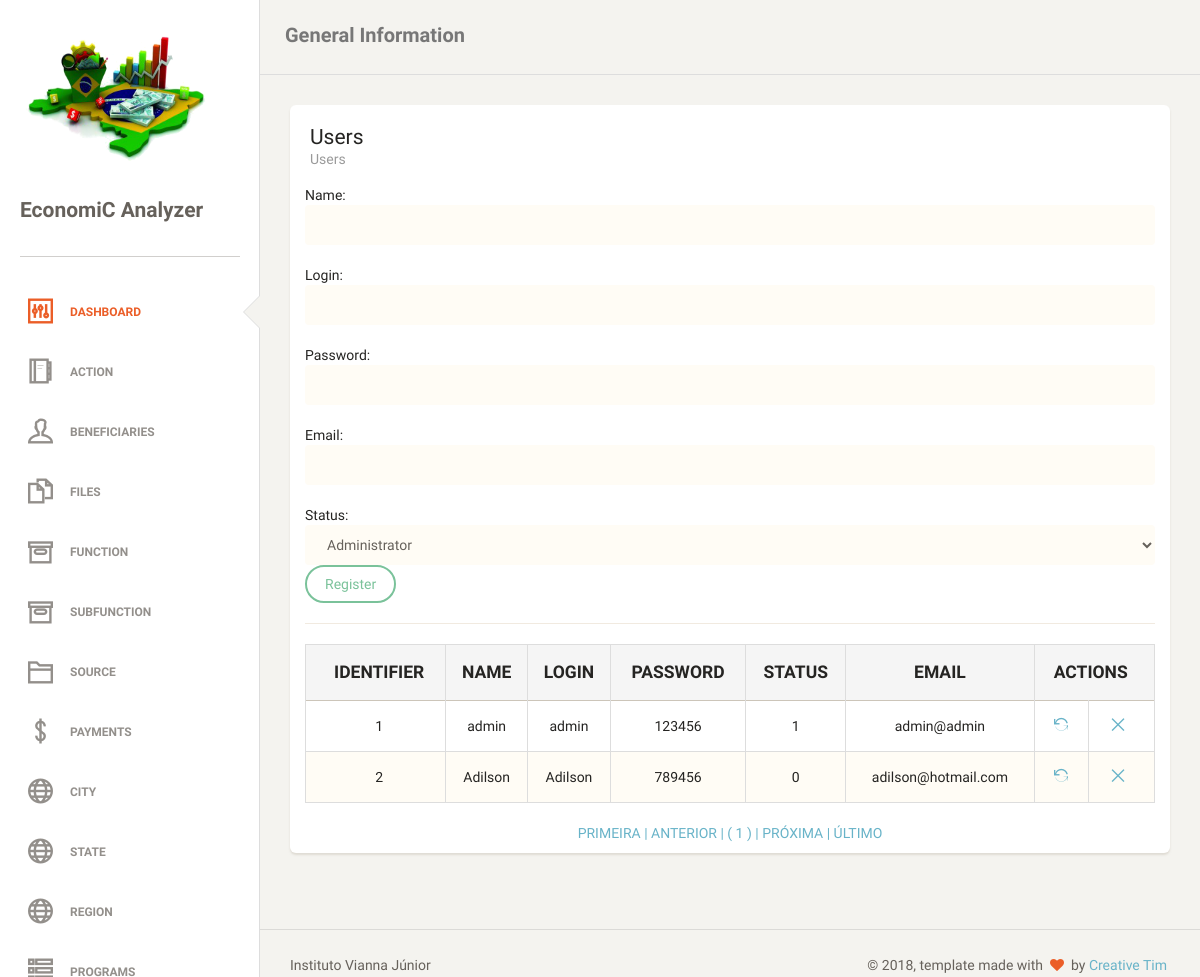
Screenshot of /system/user.php (signed in) with the database file from the repository.
### tables this page shows
CREATE TABLE `tb_user` (
  `id_user` int(11) NOT NULL AUTO_INCREMENT,
  `name_user` varchar(45) NOT NULL,
  `login` varchar(10) NOT NULL,
  `password` varchar(10) NOT NULL,
  `status` int(1) NOT NULL,
  `email_user` varchar(45) NOT NULL,
  PRIMARY KEY (`id_user`)
);

### system/dao/userDao.php (the view, shortened to what this page needs)
<?php
require_once "classes/user.php";
class userDao
{
    public function pagedTable()
    {
        global $pdo;
        $endereco = $_SERVER ['PHP_SELF'];
        $pagina_atual = (isset($_GET['page']) && is_numeric($_GET['page'])) ? $_GET['page'] : 1;
        $linha_inicial = ($pagina_atual - 1) * QTDE_REGISTROS;
        $sql = "SELECT id_user, name_user, login, password, status, email_user FROM tb_user LIMIT {$linha_inicial}, " . QTDE_REGISTROS;
        $statement = $pdo->prepare($sql);
        $statement->execute();
        $dados = $statement->fetchAll(PDO::FETCH_OBJ);
        $sqlContador = "SELECT COUNT(*) AS total_registros FROM tb_user";
        $statement = $pdo->prepare($sqlContador);
        $statement->execute();
        $valor = $statement->fetch(PDO::FETCH_OBJ);
        $primeira_pagina = 1;
        $ultima_pagina = ceil($valor->total_registros / QTDE_REGISTROS);
        $pagina_anterior = ($pagina_atual > 1) ? $pagina_atual - 1 : 0;
        $proxima_pagina = ($pagina_atual < $ultima_pagina) ? $pagina_atual + 1 : 0;
        $range_inicial = (($pagina_atual - RANGE_PAGINAS) >= 1) ? $pagina_atual - RANGE_PAGINAS : 1;
        $range_final = (($pagina_atual + RANGE_PAGINAS) <= $ultima_pagina) ? $pagina_atual + RANGE_PAGINAS : $ultima_pagina;
        $exibir_botao_inicio = ($range_inicial < $pagina_atual) ? 'mostrar' : 'esconder';
        $exibir_botao_final = ($range_final > $pagina_atual) ? 'mostrar' : 'esconder';
        if (!empty($dados)):
            echo "
             <table class='table table-striped table-bordered'>
             <thead>
               <tr style='text-transform: uppercase;' class='active'>
                <th style='text-align: center; font-weight: bolder;'>Identifier</th>
                <th style='text-align: center; font-weight: bolder;'>Name</th>
                <th style='text-align: center; font-weight: bolder;'>Login</th>
                <th style='text-align: center; font-weight: bolder;'>Password</th>
                <th style='text-align: center; font-weight: bolder;'>Status</th>
                 <th style='text-align: center; font-weight: bolder;'>Email</th>
                <th style='text-align: center; font-weight: bolder;' colspan='2'>Actions</th>
               </tr>
             </thead>
             <tbody>";
             foreach ($dados as $user):
                echo"<tr>
                <td style='text-align: center'>$user->id_user</td>
                <td style='text-align: center'>$user->name_user</td>
                <td style='text-align: center'>$user->login</td>
                <td style='text-align: center'>$user->password</td>
                <td style='text-align: center'>$user->status</td>
                <td style='text-align: center'>$user->email_user</td>
                <td style='text-align: center'><a href='?act=upd&id_user=$user->id_user' title='Alterar'><i class='ti-reload'></i></a></td>
                <td style='text-align: center'><a href='?act=del&id_user=$user->id_user' title='Remover'><i class='ti-close'></i></a></td>
               </tr>";
            endforeach;
            echo "
            </tbody>
     </table>
     <div class='box-paginacao' style='text-align: center'>
       <a class='box-navegacao  $exibir_botao_inicio' href='$endereco?page=$primeira_pagina' title='Primeira Página'> PRIMEIRA  |</a>
       <a class='box-navegacao  $exibir_botao_inicio' href='$endereco?page=$pagina_anterior' title='Página Anterior'> ANTERIOR  |</a>
";
            for ($i = $range_inicial; $i <= $range_final; $i++):
                $destaque = ($i == $pagina_atual) ? 'destaque' : '';
                echo "<a class='box-numero $destaque' href='$endereco?page=$i'> ( $i ) </a>";
            endfor;
            echo "<a class='box-navegacao $exibir_botao_final' href='$endereco?page=$proxima_pagina' title='Próxima Página'>| PRÓXIMA  </a>
                  <a class='box-navegacao $exibir_botao_final' href='$endereco?page=$ultima_pagina'  title='Última Página'>| ÚLTIMO  </a>
     </div>";
        else:
            echo "<p class='bg-danger'>Nenhum registro foi encontrado!</p>
     ";
        endif;
    }
}

### rows the page displays
tb_user: id_user "1", name_user "admin", login "admin", password "123456", status "1", email_user "admin@admin"
tb_user: id_user "2", name_user "Adilson", login "Adilson", password "789456", status "0", email_user "adilson@hotmail.com"
